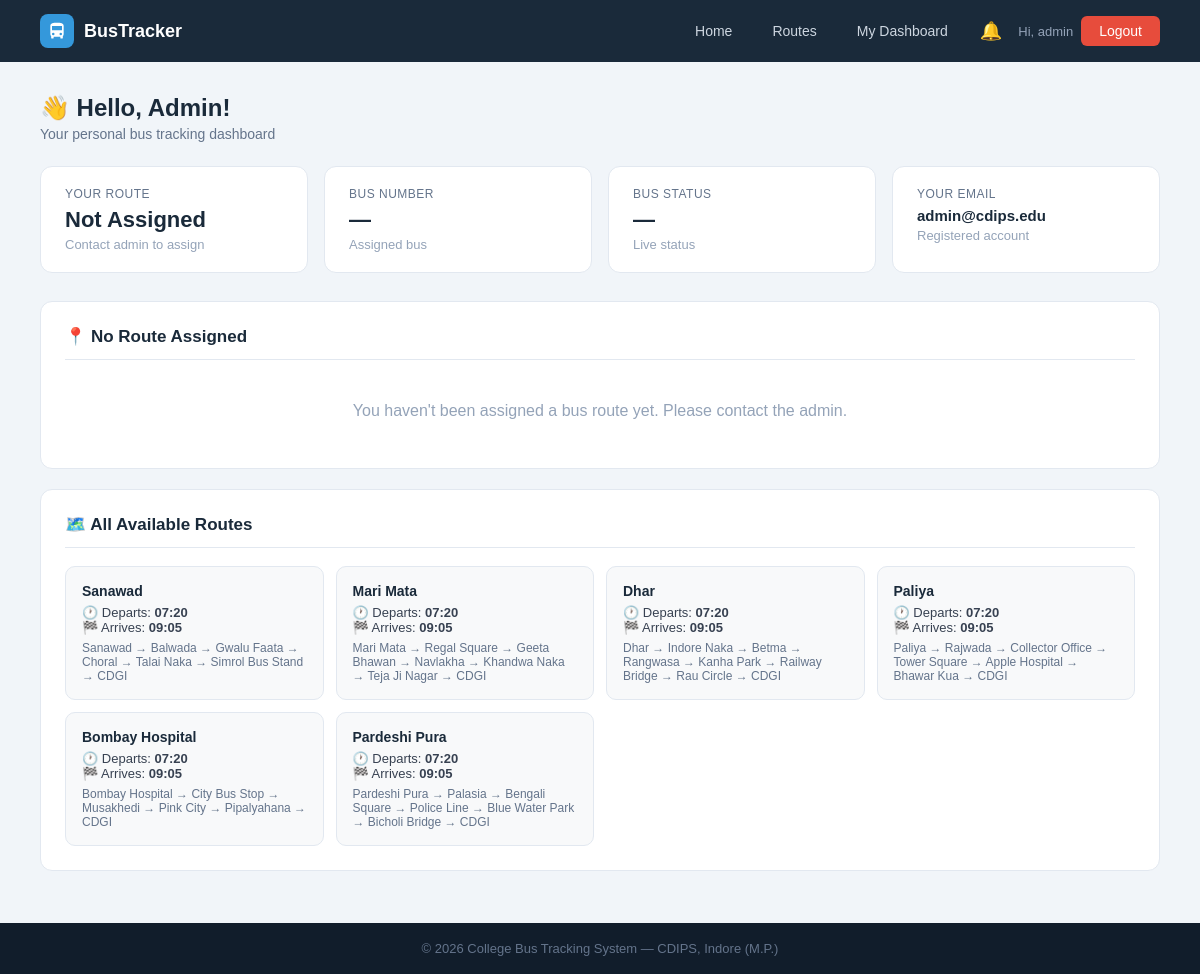
Before: /dashboard (signed in) with the older database file.
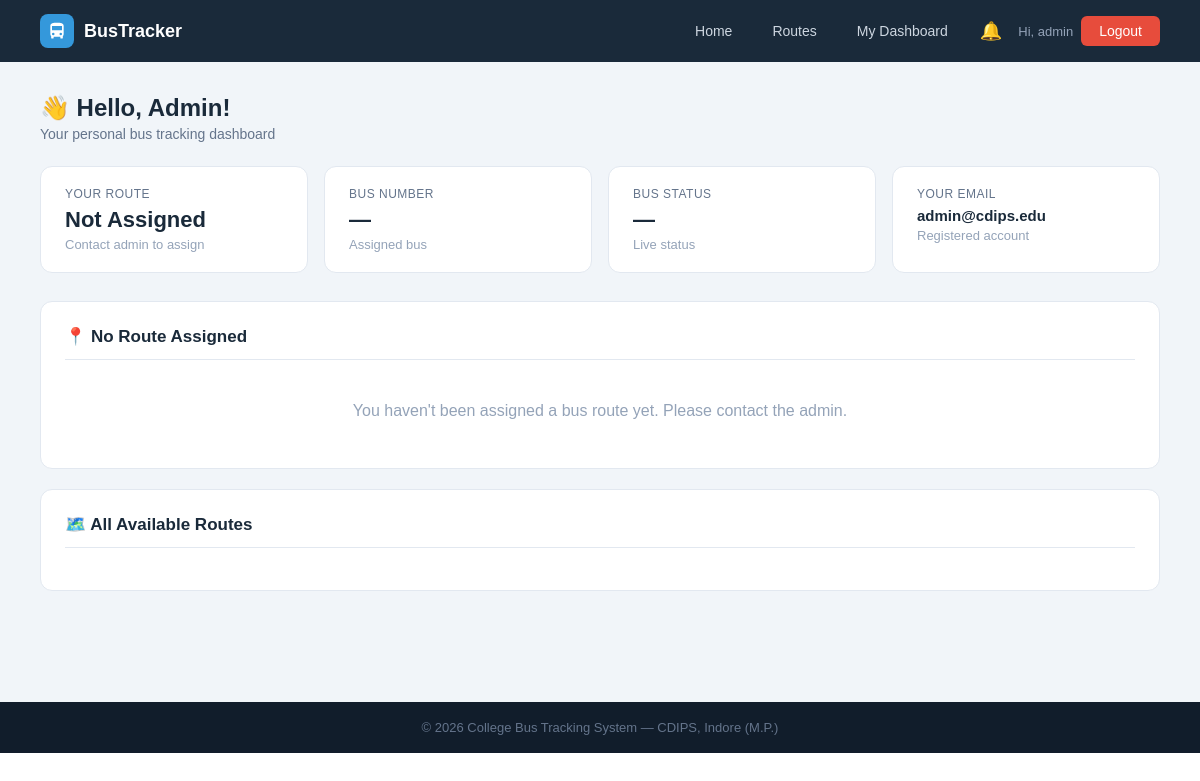
After: the same page with the newer database file.
### tables this page shows
CREATE TABLE routes (
        id INTEGER PRIMARY KEY AUTOINCREMENT,
        route_name TEXT NOT NULL, bus_id INTEGER,
        start_point TEXT, end_point TEXT,
        departure_time TEXT, arrival_time TEXT, stops TEXT, original_bus_id INTEGER,
        FOREIGN KEY(bus_id) REFERENCES buses(id));

### app.py (the view)
@app.route('/dashboard')
@login_required
def dashboard():
    db = get_db()
    user = db.execute("SELECT * FROM users WHERE id=?", (session['student']['id'],)).fetchone()
    my_route = None
    if user['route_id']:
        my_route = db.execute('''SELECT r.*,b.bus_number,b.driver_name,b.driver_phone,b.driver_address,b.status
                                 FROM routes r LEFT JOIN buses b ON r.bus_id=b.id
                                 WHERE r.id=?''', (user['route_id'],)).fetchone()
    all_routes = db.execute("SELECT * FROM routes").fetchall()
    db.close(); return render_template('dashboard.html', user=user, my_route=my_route, all_routes=all_routes)

### app.py (called while the page is built)
def get_db():
    conn = sqlite3.connect(DB)
    conn.row_factory = sqlite3.Row
    return conn

def login_required(f):
    @wraps(f)
    def dec(*a, **kw):
        if 'student' not in session:
            flash('Please login first.', 'error')
            return redirect(url_for('student_login'))
        return f(*a, **kw)
    return dec

@app.context_processor
def inject_notifications():
    if 'student' in session:
        student_id = session['student']['id']
        db = get_db()
        notifs = db.execute(
            "SELECT * FROM notifications WHERE user_id=? ORDER BY created_at DESC LIMIT 10",
            (student_id,)
        ).fetchall()
        unread = db.execute(
            "SELECT COUNT(*) FROM notifications WHERE user_id=? AND is_read=0",
            (student_id,)
        ).fetchone()[0]
        db.close()
        return dict(notifications=notifs, unread_count=unread)
    return dict(notifications=[], unread_count=0)

### templates/dashboard.html (shortened to what the changed rows need)
{% extends "base.html" %}
{% block content %}
<div class="page">
    <div class="page-header">
        <h1>👋 Hello, {{ user.name }}!</h1>
    </div>
    {% if my_route %}
    <div class="panel">
        <h2>🚌 My Bus Details</h2>
        <div class="info-row"><span class="key">Bus Number</span><span class="val">{{ my_route.bus_number }}</span></div>
        <div class="info-row"><span class="key">Driver Name</span><span class="val">{{ my_route.driver_name }}</span></div>
        <div class="info-row"><span class="key">Driver Phone</span><span class="val">{{ my_route.driver_phone or 'N/A' }}</span></div>
        <div class="info-row"><span class="key">Driver Address</span><span class="val">{{ my_route.driver_address or 'N/A' }}</span></div>
        <div class="info-row"><span class="key">Departure Time</span><span class="val">{{ my_route.departure_time }}</span></div>
        <div class="info-row"><span class="key">Arrival Time</span><span class="val">{{ my_route.arrival_time }}</span></div>
        <div class="info-row"><span class="key">From → To</span><span class="val">{{ my_route.start_point }} → {{ my_route.end_point }}</span></div>
        <div style="margin-top:14px">
            <div style="font-size:13px;color:#64748b;margin-bottom:8px;font-weight:bold">STOPS</div>
            <div class="stops-list">
                {% for stop in my_route.stops.split('→') %}
                <span class="stop-chip">{{ stop.strip() }}</span>
                {% endfor %}
            </div>
        </div>
    </div>
    <div class="panel">
        <h2>📍 Route Map — {{ my_route.route_name }}</h2>
        <p style="font-size:13px;color:#64748b;margin-bottom:12px;">
            🚌 <b>{{ my_route.bus_number }}</b> &nbsp;|&nbsp;
            👤 Driver: <b>{{ my_route.driver_name }}</b> &nbsp;|&nbsp;
            🕐 Departs: <b>{{ my_route.departure_time }}</b>
        </p>
        <div id="busMap" style="height:380px;border-radius:12px;border:1px solid #e2e8f0;z-index:1;"></div>
        <div style="margin-top:14px;display:flex;align-items:center;gap:8px;flex-wrap:wrap;">
            <span style="font-size:12px;color:#64748b;font-weight:600;">ROUTE STOPS:</span>
            {% set stop_list = my_route.stops.split('→') %}
            {% for stop in stop_list %}
            <span style="display:inline-flex;align-items:center;gap:4px;background:#eff6ff;color:#1d4ed8;padding:3px 10px;border-radius:20px;font-size:12px;font-weight:500;">
                {% if loop.first %}🟢{% elif loop.last %}🏁{% else %}📍{% endif %}
                {{ stop.strip() }}
            </span>
            {% if not loop.last %}
            <span style="color:#94a3b8;font-size:12px;">→</span>
            {% endif %}
            {% endfor %}
        </div>
    </div>
    <link rel="stylesheet" href="https://unpkg.com/leaflet@1.9.4/dist/leaflet.css"/>
    <script src="https://unpkg.com/leaflet@1.9.4/dist/leaflet.js"></script>
    <script>
    // ── Stop coordinates for Indore routes ──────────────────────
    // Known stop locations in Indore (lat, lng)
    const stopCoords = {
        "vijay nagar":    [22.7534, 75.8937],
        "scheme 54":      [22.7400, 75.8800],
        "palasia":        [22.7239, 75.8676],
        "cdips":          [22.6900, 75.8300],
        "cdips college":  [22.6900, 75.8300],
        "rajwada":        [22.7196, 75.8577],
        "sarwate":        [22.7150, 75.8490],
        "geeta bhawan":   [22.7310, 75.8720],
        "lig colony":     [22.7350, 75.8600],
        "tilak nagar":    [22.7280, 75.8750],
        "indore":         [22.7196, 75.8577],
    };
    // Default center: Indore
    var defaultLat = 22.7196, defaultLng = 75.8577;
    // Parse stops from Jinja
    var stopsRaw = {{ my_route.stops | tojson }};
    var stopNames = stopsRaw.split('→').map(s => s.trim());
    // Build coordinate array for each stop
    var coords = [];
    stopNames.forEach(function(name) {
        var key = name.toLowerCase();
        if (stopCoords[key]) {
            coords.push({ name: name, lat: stopCoords[key][0], lng: stopCoords[key][1] });
        } else {
            // If stop not in dict, use Indore center with small offset
            coords.push({ name: name, lat: defaultLat + (coords.length * 0.005), lng: defaultLng + (coords.length * 0.005) });
        }
    });
    // ── Initialize Map ──────────────────────────────────────────
    var centerLat = coords.length > 0 ? coords[0].lat : defaultLat;
    var centerLng = coords.length > 0 ? coords[0].lng : defaultLng;
    var map = L.map('busMap').setView([centerLat, centerLng], 13);
    // OpenStreetMap tiles (free, no API key)
    L.tileLayer('https://{s}.tile.openstreetmap.org/{z}/{x}/{y}.png', {
        attribution: '© <a href="https://www.openstreetmap.org/copyright">OpenStreetMap</a>',
        maxZoom: 19
    }).addTo(map);
    // ── Custom Bus Icon ─────────────────────────────────────────
    var busIcon = L.divIcon({
        html: '<div style="font-size:28px;line-height:1;">🚌</div>',
        iconSize: [36, 36],
        iconAnchor: [18, 18],
        className: ''
    });
    var startIcon = L.divIcon({
        html: '<div style="font-size:22px;line-height:1;">🟢</div>',
        iconSize: [28, 28],
        iconAnchor: [14, 14],
        className: ''
    });
    var endIcon = L.divIcon({
        html: '<div style="font-size:22px;line-height:1;">🏁</div>',
        iconSize: [28, 28],
        iconAnchor: [14, 14],
        className: ''
    });
    var stopIcon = L.divIcon({
        html: '<div style="font-size:18px;line-height:1;">📍</div>',
        iconSize: [24, 24],
        iconAnchor: [12, 12],
        className: ''
    });
    // ── Add markers for each stop ───────────────────────────────
    var latLngs = [];
    coords.forEach(function(stop, i) {
        var icon = (i === 0) ? startIcon : (i === coords.length - 1) ? endIcon : stopIcon;
        var label = (i === 0) ? '🟢 START' : (i === coords.length - 1) ? '🏁 END' : '📍 Stop ' + (i);
        L.marker([stop.lat, stop.lng], { icon: icon })
         .addTo(map)
         .bindPopup(
            '<b>' + label + '</b><br>' + stop.name,
            { maxWidth: 200 }
         );
        latLngs.push([stop.lat, stop.lng]);
    });
    // ── Draw route polyline ─────────────────────────────────────
    if (latLngs.length > 1) {
        L.polyline(latLngs, {
            color: '#3498db',
            weight: 4,
            opacity: 0.8,
            dashArray: '8, 6'
        }).addTo(map);
        // Fit map to show all stops
        map.fitBounds(latLngs, { padding: [40, 40] });
    }
    // ── Animated bus marker on route ───────────────────────────
    {% if my_route.status == 'active' %}
    // Show bus icon at midpoint of route (simulate position)
    if (coords.length >= 2) {
        var midIndex = Math.floor(coords.length / 2);
        var busLat = coords[midIndex].lat + 0.002;
        var busLng = coords[midIndex].lng + 0.002;
        L.marker([busLat, busLng], { icon: busIcon })
         .addTo(map)
         .bindPopup(
            '<b>🚌 {{ my_route.bus_number }}</b><br>' +
            '👤 {{ my_route.driver_name }}<br>' +
            '📞 {{ my_route.driver_phone or "N/A" }}<br>' +
            '<span style="color:#27ae60;font-weight:bold;">● ACTIVE</span>',
            { maxWidth: 220 }
         )
         .openPopup();
    }
    {% endif %}
    </script>
    {% else %}
    <div class="panel">
        <h2>📍 No Route Assigned</h2>
    </div>
    {% endif %}
    <div class="panel">
        <h2>🗺️ All Available Routes</h2>
        <div class="route-grid">
            {% for r in all_routes %}
            <div class="route-mini-card">
                <strong>{{ r.route_name }}</strong>
                <div>🕐 Departs: <b>{{ r.departure_time }}</b></div>
                <div>🏁 Arrives: <b>{{ r.arrival_time }}</b></div>
                <div style="margin-top:6px;color:#64748b;font-size:12px">{{ r.stops }}</div>
            </div>
            {% endfor %}
        </div>
    </div>
</div>
{% endblock %}

Changed rows visible on the page:
removed routes: route_name "Sanawad", departure_time "07:20", arrival_time "09:05", stops "Sanawad → Balwada → Gwalu Faata → Choral → Talai Naka → Simrol Bus Stand → CDGI"
removed routes: route_name "Mari Mata", departure_time "07:20", arrival_time "09:05", stops "Mari Mata → Regal Square → Geeta Bhawan → Navlakha → Khandwa Naka → Teja Ji Nagar → CDGI"
removed routes: route_name "Dhar", departure_time "07:20", arrival_time "09:05", stops "Dhar → Indore Naka → Betma → Rangwasa → Kanha Park → Railway Bridge → Rau Circle → CDGI"
removed routes: route_name "Paliya", departure_time "07:20", arrival_time "09:05", stops "Paliya → Rajwada → Collector Office → Tower Square → Apple Hospital → Bhawar Kua → CDGI"
removed routes: route_name "Bombay Hospital", departure_time "07:20", arrival_time "09:05", stops "Bombay Hospital → City Bus Stop → Musakhedi → Pink City → Pipalyahana → CDGI"
removed routes: route_name "Pardeshi Pura", departure_time "07:20", arrival_time "09:05", stops "Pardeshi Pura → Palasia → Bengali Square → Police Line → Blue Water Park → Bicholi Bridge → CDGI"
